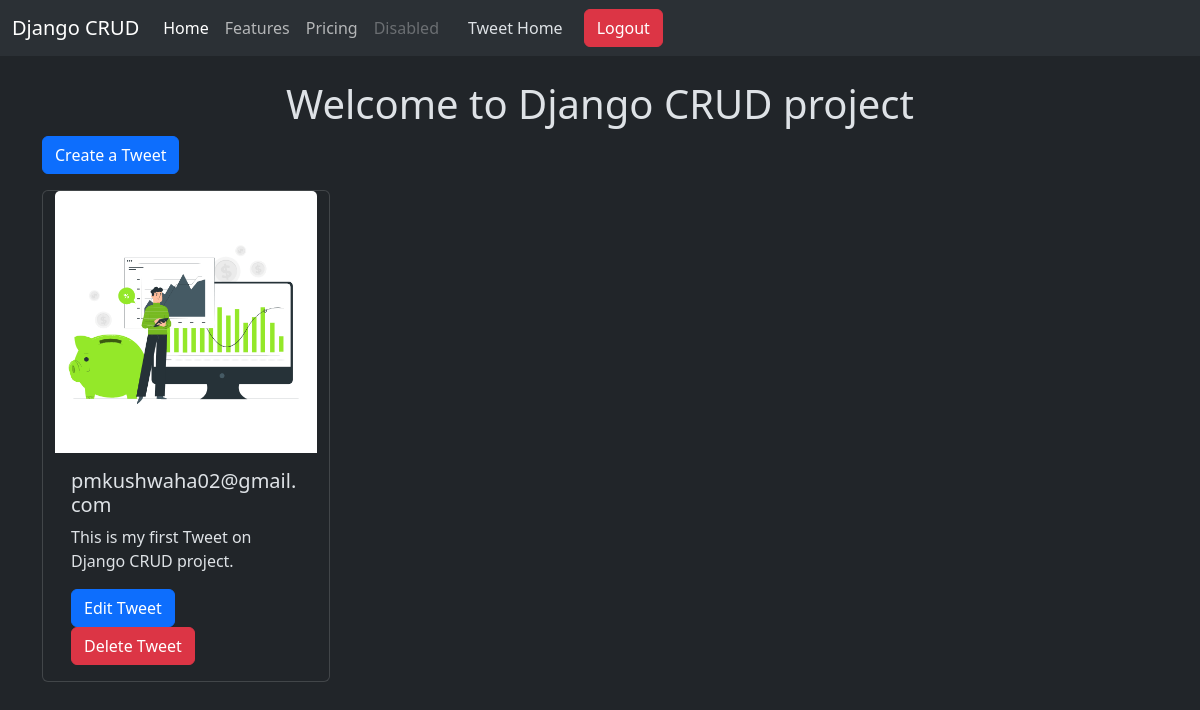
/tweet (signed in), run on an earlier commit of the app's database.
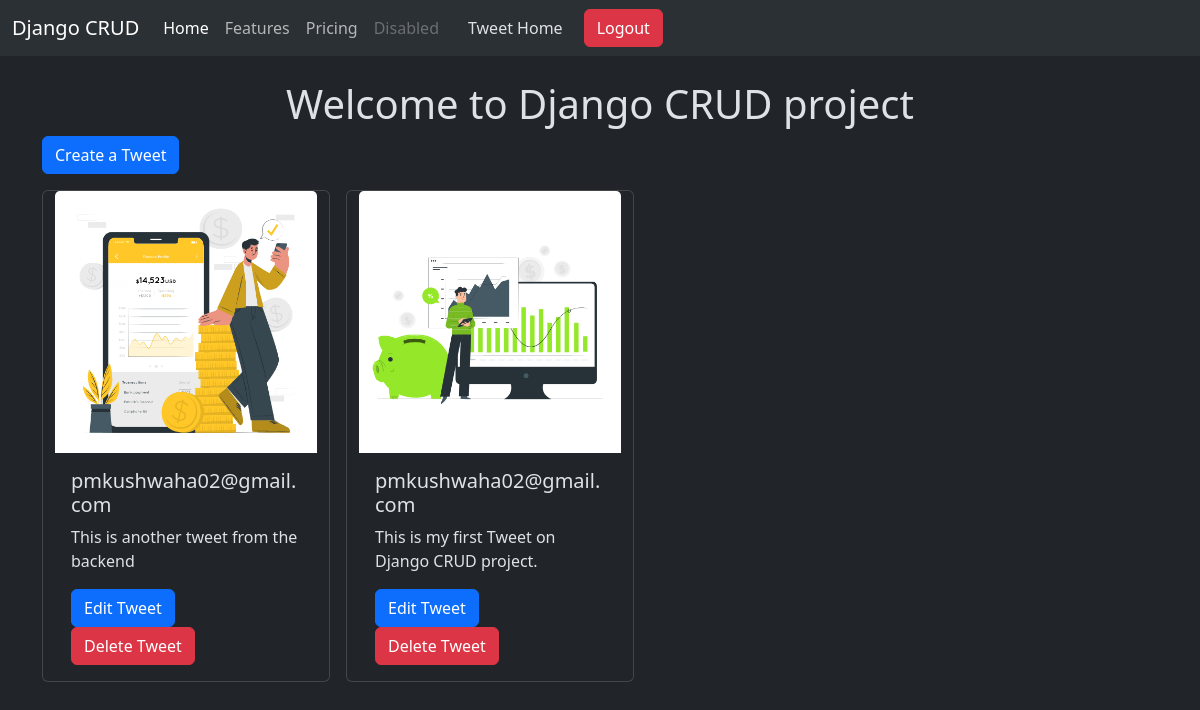
And on a later commit of the database.
### tweet/models.py (models this page shows, shortened)
class Tweet (models.Model):
    user=models.ForeignKey(User,on_delete=models.CASCADE)
    text=models.TextField(max_length="200")
    photo=models.ImageField(upload_to ="photos/",blank=True ,null=True)
    created_at=models.DateTimeField(auto_now_add=True)
    updated_at=models.DateTimeField(auto_now=True)

### tweet/views.py (the view)
# urls.py: path('', views.Tweet_list,name='Tweet_list'),
def Tweet_list(request):
    tweets=Tweet.objects.all().order_by('-created_at')
    return render(request,'tweet_list.html',{'tweets':tweets})

### tweet/templates/tweet_list.html (shortened to what this page needs)
{% extends "layout.html" %}
{% block content %}
<h1  class="text-center mt-4">Welcome to Django CRUD project</h1>
<a class="btn btn-primary mb-3" role="button" href=" {% url 'tweet_create' %}" aria-disabled="true">Create a Tweet</a>
<div class="container row gap-3">
{%for tweet in tweets%}
<div class="card" style="width: 18rem;">
    <img src={{tweet.photo.url}} class="card-img-top" alt="...">
    <div class="card-body">
      <h5 class="card-title">{{tweet.user.username}}</h5>
      <p class="card-text"> {{tweet.text}} </p>
      {% if tweet.user == user %}
      <a href= {% url 'tweet_edit'  tweet.id%} class="btn btn-primary">Edit Tweet</a>
      <a href= {% url 'tweet_delete' tweet.id %} class="btn btn-danger">Delete Tweet</a>
      {% endif %}
    </div>
  </div>
{%endfor %}
</div>
{% endblock %}

What changed in the data, as far as the page shows it:
added Tweet: photo (picture), user.username "pmkushwaha02@gmail.com", text "This is another tweet from the backend", shows "Edit Tweet"
